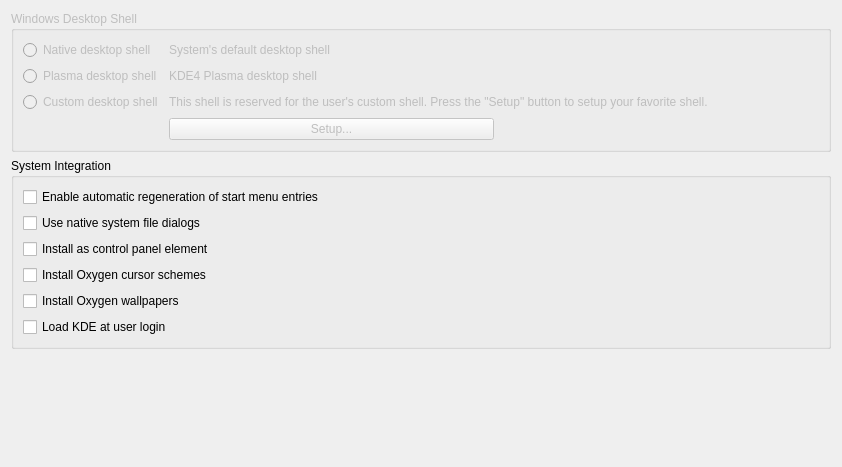
<?xml version="1.0" encoding="UTF-8"?>
<ui version="4.0">
 <class>PlatformThing</class>
 <widget class="QWidget" name="PlatformThing">
  <property name="geometry">
   <rect>
    <x>0</x>
    <y>0</y>
    <width>842</width>
    <height>467</height>
   </rect>
  </property>
  <property name="minimumSize">
   <size>
    <width>0</width>
    <height>0</height>
   </size>
  </property>
  <property name="windowTitle">
   <string>Platform Specific Configuration Module</string>
  </property>
  <layout class="QGridLayout" name="gridLayout">
   <item row="0" column="0">
    <widget class="QGroupBox" name="shellChooser">
     <property name="enabled">
      <bool>false</bool>
     </property>
     <property name="minimumSize">
      <size>
       <width>0</width>
       <height>0</height>
      </size>
     </property>
     <property name="title">
      <string comment="'Windows' means the OS">Windows Desktop Shell</string>
     </property>
     <layout class="QGridLayout" name="gridLayout_2">
      <item row="0" column="0">
       <widget class="QRadioButton" name="optNative">
        <property name="toolTip">
         <string extracomment="tooltip for option in switching Windows Desktop shells">Native Windows Explorer shell</string>
        </property>
        <property name="whatsThis">
         <string extracomment="whatsThis for option in switching Windows Desktop shells">This is standard Windows Desktop shell. Chose this if you want to return youer system to default desktop.</string>
        </property>
        <property name="text">
         <string extracomment="radio button to chose Windows Desktop shell">Native desktop shell</string>
        </property>
       </widget>
      </item>
      <item row="0" column="1">
       <widget class="QLabel" name="descrNative">
        <property name="text">
         <string>System's default desktop shell</string>
        </property>
       </widget>
      </item>
      <item row="1" column="0">
       <widget class="QRadioButton" name="optPlasma">
        <property name="toolTip">
         <string extracomment="tooltip for option in switching Windows Desktop shells">Use KDE desktop shell as it's seen on Linux</string>
        </property>
        <property name="whatsThis">
         <string extracomment="whatsThis for option in switching Windows Desktop shells">Chose this option if you would like to use Plasma desktop shell for your Windows system.</string>
        </property>
        <property name="text">
         <string extracomment="radio button to chose Windows Desktop shell">Plasma desktop shell</string>
        </property>
       </widget>
      </item>
      <item row="1" column="1">
       <widget class="QLabel" name="descrPlasma">
        <property name="text">
         <string>KDE4 Plasma desktop shell</string>
        </property>
       </widget>
      </item>
      <item row="2" column="0">
       <widget class="QRadioButton" name="optCustom">
        <property name="toolTip">
         <string extracomment="tooltip for option in switching Windows Desktop shells">Your custom desktop shell</string>
        </property>
        <property name="whatsThis">
         <string extracomment="whatsThis for option in switching Windows Desktop shells">Chose this and press &lt;i&gt;&quot;Setup...&quot;&lt;/i&gt; button to configure you custom desktop shell. Not recommended for average user.</string>
        </property>
        <property name="text">
         <string extracomment="radio button to chose Windows Desktop shell">Custom desktop shell</string>
        </property>
       </widget>
      </item>
      <item row="2" column="1">
       <widget class="QLabel" name="descrCustom">
        <property name="text">
         <string>This shell is reserved for the user's custom shell. Press the &quot;Setup&quot; button to setup your favorite shell.</string>
        </property>
       </widget>
      </item>
      <item row="3" column="1">
       <layout class="QHBoxLayout" name="horizontalLayout">
        <item>
         <widget class="QPushButton" name="btnShellSetup">
          <property name="sizePolicy">
           <sizepolicy hsizetype="MinimumExpanding" vsizetype="Fixed">
            <horstretch>0</horstretch>
            <verstretch>0</verstretch>
           </sizepolicy>
          </property>
          <property name="toolTip">
           <string extracomment="tooltip for button to setup custom Desktop shell">Press to setup your custom desktop shell</string>
          </property>
          <property name="whatsThis">
           <string extracomment="whatsThis for button to setup custom Desktop shells">Press this and configuration dialog will popup to let you cnfigure your custom desktop shell</string>
          </property>
          <property name="text">
           <string>Setup...</string>
          </property>
         </widget>
        </item>
        <item>
         <spacer name="horizontalSpacer">
          <property name="orientation">
           <enum>Qt::Horizontal</enum>
          </property>
          <property name="sizeHint" stdset="0">
           <size>
            <width>40</width>
            <height>20</height>
           </size>
          </property>
         </spacer>
        </item>
       </layout>
      </item>
     </layout>
    </widget>
   </item>
   <item row="1" column="0">
    <widget class="QGroupBox" name="systemIntegration">
     <property name="minimumSize">
      <size>
       <width>0</width>
       <height>0</height>
      </size>
     </property>
     <property name="title">
      <string>System Integration</string>
     </property>
     <layout class="QVBoxLayout" name="verticalLayout">
      <item>
       <widget class="QCheckBox" name="chkDisableMenuGen">
        <property name="enabled">
         <bool>true</bool>
        </property>
        <property name="minimumSize">
         <size>
          <width>0</width>
          <height>0</height>
         </size>
        </property>
        <property name="toolTip">
         <string extracomment="tooltip for checkbox">This will enable automatic regeneration of Windows' Start menu entries for KDE applications</string>
        </property>
        <property name="statusTip">
         <string/>
        </property>
        <property name="whatsThis">
         <string extracomment="whatsThis tooltip">This option defines if Windows' Start menu entries should be regenerated or not. By default start menu entries are regenerated automaticaly, but you may wish to disable it if you have issues with that.</string>
        </property>
        <property name="text">
         <string extracomment="checkbox caption in System Integration options">Enable automatic regeneration of start menu entries</string>
        </property>
       </widget>
      </item>
      <item>
       <widget class="QCheckBox" name="chkUseNativeDialogs">
        <property name="toolTip">
         <string extracomment="tooltip for checkbox">Use native Windows file dialogs instead of KDE ones</string>
        </property>
        <property name="statusTip">
         <string/>
        </property>
        <property name="whatsThis">
         <string extracomment="whatsThis tooltip">Chose this option to make KDE applications use usual Windows Open/Save file dialogs instead of custom KDE ones.</string>
        </property>
        <property name="text">
         <string extracomment="checkbox caption in System Integration options">Use native system file dialogs</string>
        </property>
       </widget>
      </item>
      <item>
       <widget class="QCheckBox" name="chkInstallCPl">
        <property name="minimumSize">
         <size>
          <width>0</width>
          <height>0</height>
         </size>
        </property>
        <property name="toolTip">
         <string extracomment="tooltip for checkbox">Install SystemSettings into Windows' Control Panel</string>
        </property>
        <property name="whatsThis">
         <string extracomment="whatsThis tooltip">This will install KDE SystemSettings as an element in Windows Control Panel.&lt;br&gt;&lt;b&gt;This option tweaks your Windows registry!&lt;/b&gt;</string>
        </property>
        <property name="text">
         <string extracomment="checkbox caption in System Integration options">Install as control panel element</string>
        </property>
       </widget>
      </item>
      <item>
       <widget class="QCheckBox" name="chkInstallCursors">
        <property name="toolTip">
         <string extracomment="tooltip for checkbox">Install Oxygen cursors and as Windows cursor schemes</string>
        </property>
        <property name="whatsThis">
         <string extracomment="whatsThis tooltip">This will install Oxygen cursors into your system and combine them into cursor themes.&lt;br&gt;&lt;b&gt;This option tweaks your Windows registry!&lt;/b&gt;</string>
        </property>
        <property name="text">
         <string extracomment="checkbox caption in System Integration options">Install Oxygen cursor schemes</string>
        </property>
       </widget>
      </item>
      <item>
       <widget class="QCheckBox" name="chkInstallWallpapers">
        <property name="toolTip">
         <string extracomment="tooltip for checkbox">This option installs KDE wallpapers into your &quot;My Pictures&quot; directory</string>
        </property>
        <property name="whatsThis">
         <string extracomment="whatsThis tooltip">This will install KDE wallpapers into &lt;i&gt;&quot;My Pictures&quot;&lt;/i&gt; directory so that you could use them as your Windows wallpapers. If the checkbox is set to half-checked then it means that there're new wallpapers available to update.&lt;br&gt; Wallpaper aspect ratio will be selected according to your current screen resolution.</string>
        </property>
        <property name="text">
         <string extracomment="checkbox caption in System Integration options">Install Oxygen wallpapers</string>
        </property>
       </widget>
      </item>
      <item>
       <widget class="QCheckBox" name="chkStartAtLogin">
        <property name="toolTip">
         <string extracomment="tooltip for checkbox">This will make essential KDE processes run at user login</string>
        </property>
        <property name="whatsThis">
         <string extracomment="whatsThis tooltip">Enabling this option will make needed KDE processes be started at user login. Normally these processes are started at when you start first KDE application during user session, so actual application launch is delayed.&lt;br&gt;It is recommended to enable this option to make your applications launch faster for the first time.&lt;br&gt;&lt;b&gt;This option tweaks your Windows registry!&lt;/b&gt;</string>
        </property>
        <property name="text">
         <string extracomment="checkbox caption in System Integration options">Load KDE at user login</string>
        </property>
       </widget>
      </item>
     </layout>
    </widget>
   </item>
   <item row="2" column="0">
    <spacer name="verticalSpacer">
     <property name="orientation">
      <enum>Qt::Vertical</enum>
     </property>
     <property name="sizeHint" stdset="0">
      <size>
       <width>20</width>
       <height>167</height>
      </size>
     </property>
    </spacer>
   </item>
  </layout>
 </widget>
 <resources/>
 <connections/>
</ui>
